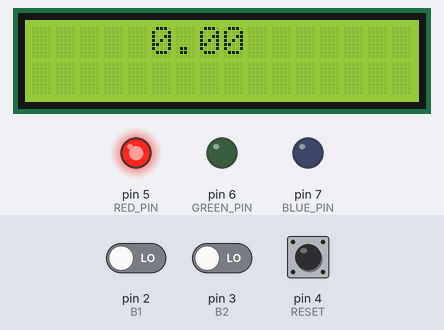
A sketch run on a simulated Arduino Uno, built with avr-gcc and run on an emulated ATmega328P. On the bench: 16×2 character LCD, output pins drawn as LEDs (lit = HIGH). The test bench sets the inputs (shaded band); at power-on: pin 2 (B1) LOW, pin 3 (B2) LOW, pin 4 (RESET) LOW.

Above: at 1.2 s.
1.3 s: pin 2 (B1) driven HIGH and pin 3 (B2) driven HIGH
At 2.7 s:
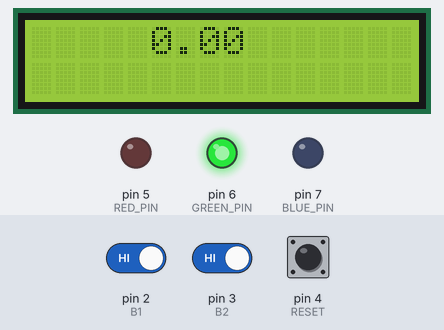
3.1 s: pin 2 (B1) driven LOW
At 3.35 s:
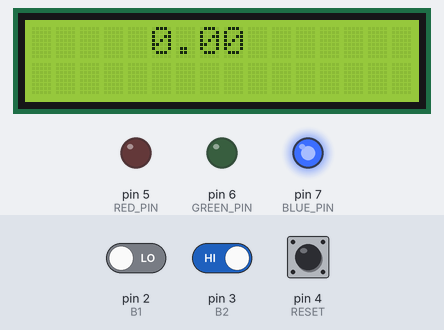
5.6 s: pin 3 (B2) driven LOW
At 6.41 s:
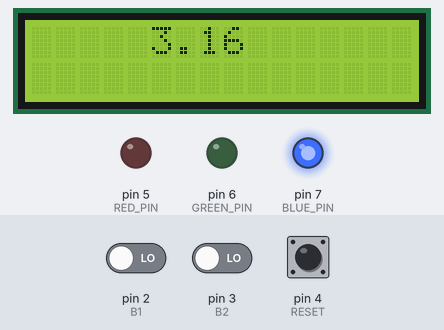
7.7 s: pin 2 (B1) driven HIGH
10.7 s: pin 3 (B2) driven HIGH
At 12.4 s:
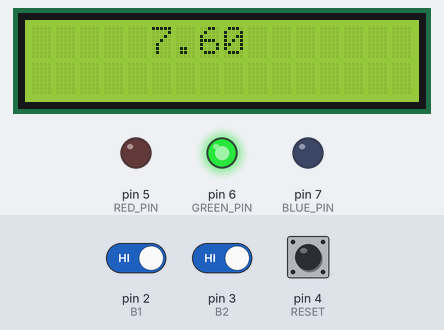
12.7 s: pin 4 (RESET) pulled HIGH for 3.2 s
At 13.7 s:
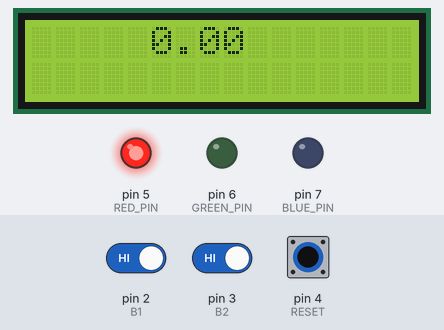
Timing chart, 0 to 17.7 s (numbered marks = the images above; inputs shaded):
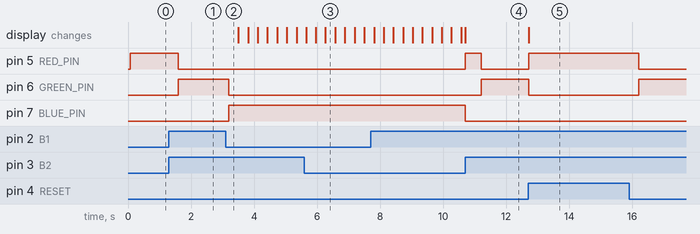

The sketch:

stackmatTimer.ino
```cpp
#include <LiquidCrystal_I2C.h>
#include <Wire.h>

#define EN 2
#define RW 1
#define RS 0
#define D4 4
#define D5 5
#define D6 6
#define D7 7
#define BL 3
#define I2C_ADDRESS 0x27

#define B1 2
#define B2 3
#define RESET 4

#define RED_PIN 5
#define GREEN_PIN 6
#define BLUE_PIN 7
enum Color {RED, BLUE, GREEN};

LiquidCrystal_I2C lcd(I2C_ADDRESS, EN, RW, RS, D4, D5, D6, D7, BL, POSITIVE);
bool timerReady = false;
bool timerRunning = false;

unsigned long start = 0;
float previousTime = 0.0;
unsigned long timeHeld = 0;

void setColor(Color color) {
  if (color == RED)
    digitalWrite(RED_PIN, HIGH);
  else
    digitalWrite(RED_PIN, LOW);
  if (color == BLUE)
    digitalWrite(BLUE_PIN, HIGH);
  else
    digitalWrite(BLUE_PIN, LOW);
  if (color == GREEN)
    digitalWrite(GREEN_PIN, HIGH);
  else
    digitalWrite(GREEN_PIN, LOW);
}

void formatAndPrintTime(float time) { // converts time to minutes:seconds.centiseconds
  if (time > 600) {
    lcd.print("DNF          ");
  } else if (time < 60) {
    lcd.print(time);
  } else {
    int totalSeconds = (int)time;
    int seconds = totalSeconds % 60;
    float centiSeconds = time - totalSeconds;
    float displayedSeconds = seconds + centiSeconds;
    int mins = (totalSeconds - seconds) / 60;

    if (totalSeconds % 60 < 10)
      lcd.print(String(mins) + ":0" + String(displayedSeconds));
    else
      lcd.print(String(mins) + ":" + displayedSeconds);
    }
}

void setup() {
  pinMode(B1, INPUT);
  pinMode(B2, INPUT);
  pinMode(RESET, INPUT);

  pinMode(RED_PIN, OUTPUT);
  pinMode(GREEN_PIN, OUTPUT);
  pinMode(BLUE_PIN, OUTPUT);

  lcd.begin(16, 2);

  // default settings for lights and time:
  lcd.setCursor(5, 0);
  lcd.print("0.00");
  setColor(RED);
}


void loop() {
  lcd.setCursor(5, 0);

  int b1Val = digitalRead(B1);
  int b2Val = digitalRead(B2);
  int rVal = digitalRead(RESET);

  if (rVal) {
    lcd.clear();
    lcd.setCursor(5, 0);
    lcd.print("0.00");
    setColor(RED);

    previousTime = 0.0;
    timerReady = false;
    timerRunning = false;
  }

  if (b1Val && b2Val) {
    if (timerRunning) { //timer stopped
      float endTime = (((float)millis()) / 1000.0) - (((float)start) / 1000.0) + previousTime;
      formatAndPrintTime(endTime);

      previousTime = endTime;
      timerReady = false;
      timerRunning = false;
      setColor(RED);
      delay(200);
    } else if (!timerRunning && timerReady && millis() - timeHeld > 300) {
      setColor(GREEN);
    } else if(!timerReady){ //hands placed on timer
      timeHeld = millis();
      timerRunning = false;
      timerReady = true;
    }

  } else if ((b1Val || b2Val) && millis() - timeHeld <= 300) {
    // if someone takes off their hands 300ms after puting their hands down the timer resets
    timerReady = false;
    timerRunning = false;
    setColor(RED);

  } else if(!b1Val || !b2Val){
    if(timerReady){ //timer started
      start = millis();
      timerReady = false;
      timerRunning = true;
      delay(100);
      setColor(BLUE);
    } else if(!timerReady && timerRunning){
      float now = (((float)millis()) / 1000.0) - (((float)start) / 1000.0) + previousTime;
      formatAndPrintTime(now);
    }
  }
}
```

Measured:
- after the input at 1.3 s, pin 5 (RED_PIN): HIGH → LOW after 0.30 s; pin 6 (GREEN_PIN): LOW → HIGH after 0.30 s
- after the input at 3.1 s, pin 6 (GREEN_PIN): HIGH → LOW after 0.10 s; pin 7 (BLUE_PIN): LOW → HIGH after 0.10 s
- after the input at 10.7 s, pin 5 (RED_PIN): LOW → HIGH at once, → LOW 0.50 s later; pin 6 (GREEN_PIN): LOW → HIGH after 0.51 s; pin 7 (BLUE_PIN): HIGH → LOW at once
- after the input at 12.7 s, pin 5 (RED_PIN): LOW → HIGH at once, → LOW 3.5 s later; pin 6 (GREEN_PIN): HIGH → LOW at once, → HIGH 3.5 s later; the display: changes at once (image 5)
